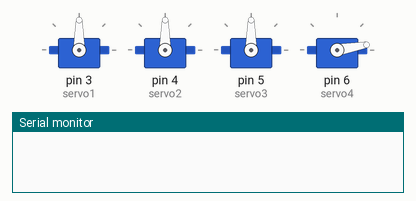
The sketch below on a simulated Arduino Uno, built with avr-gcc and run on an emulated ATmega328P. Shown: 4 × servo, the last lines printed to the serial monitor.

Above: at 0.05 s.
At 1.7 s:
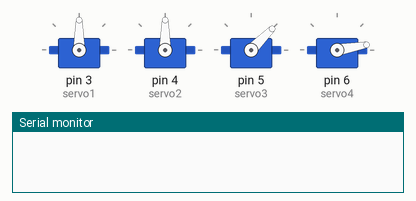
At 3.35 s:
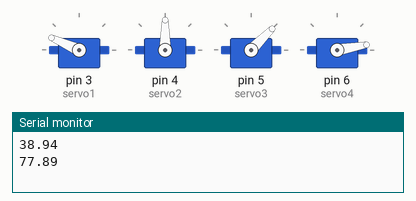
At 6.65 s:
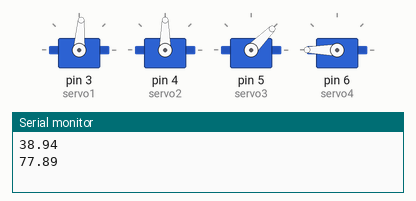
At 9.95 s:
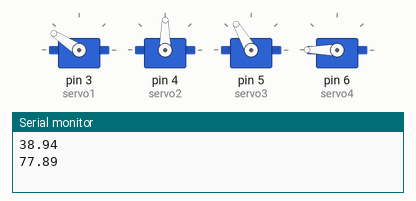
At 13.25 s:
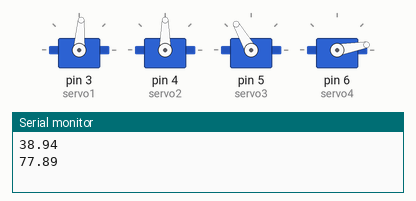
Timing chart, 0 to 17.3 s (numbered marks = the images above):
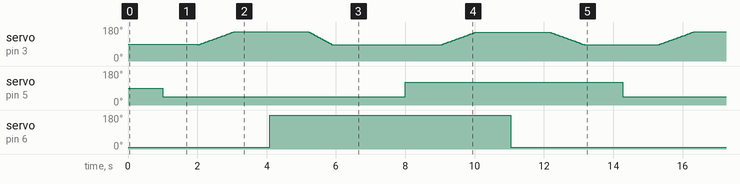

Measured:
- by itself, servo on pin 3 (servo1): moves between 85° and 156°, repeating every 13.3 s
- by itself, servo on pin 5 (servo3): alternates 120° for 6.3 s and 45° for 7.0 s
- by itself, servo on pin 6 (servo4): alternates 180° for 7.0 s and 10° for 6.3 s

The sketch:

robot_arm_best.ino
```cpp
#include <Servo.h>
Servo servo1;
Servo servo2;
Servo servo3;
Servo servo4;

//Fixed Variables
float base_height=0;                     //y value
float a=18;                               //link a
float b=18;                               //link b

//home parameters
float home_shoulder_angle=85;          //theta1
float home_elbow_angle=165;             //theta2
float home_hip_angle=45;                 //theta3

//object input variables
float object_dis=28;                    //object_dis value
float object_hip_angle=45;             //theta3

//object output variables
float object_shoulder_angle;           //theta1
float object_elbow_angle;              //theta2

float object_shoulder_angle_r;
float object_elbow_angle_r;

//target input variables
float target_dis=27;                   //object_dis value
float target_hip_angle=120;           //theta3

//target output variables
float target_shoulder_angle;          //theta1
float target_elbow_angle;             //theta2

float target_shoulder_angle_r;
float target_elbow_angle_r;

//gripper
float grip_angle=270;
float drop_angle=10;

void go_home_from_object(){
  delay(100);
  for (int i=object_shoulder_angle_r;i>home_shoulder_angle;i--){
  servo1.write(i);
  delay(10);
  }
  for (int j=object_elbow_angle_r;j>home_elbow_angle;j--){
  servo2.write(j);
  delay(10);
  }
  delay(100);


}

void go_home_from_target(){
  delay(100);
  for (int i=target_shoulder_angle_r;i>home_shoulder_angle;i--){
  servo1.write(i);
  delay(15);
  }
  for (int j=target_elbow_angle_r;j>home_elbow_angle;j--){
  servo2.write(j);
  delay(15);
  }
  delay(100);


}

void object_inverse_kinematics() {
  object_elbow_angle = acos((sq(object_dis)+ sq(base_height) - sq(a) - sq(b)) / (2*a*b));
  object_shoulder_angle= atan(base_height / object_dis) - atan((b*sin(object_elbow_angle)) / (a+ b*cos(object_elbow_angle)));

  object_shoulder_angle_r=195+(object_shoulder_angle*57.296);
  object_elbow_angle_r=165-((object_elbow_angle*57.296)-(object_shoulder_angle*57.296));


 servo3.write(object_hip_angle);
  delay(1000);


  for (int i=home_shoulder_angle;i<object_shoulder_angle_r;i++){
  servo1.write(i);
  delay(15);
  }
  for (int j=home_elbow_angle;j<object_elbow_angle_r;j++){
  servo2.write(j);
  delay(15);
  }


  Serial.println(-(object_shoulder_angle*57.296));
  Serial.println(object_elbow_angle*57.296);
}

void target_inverse_kinematics() {
  target_elbow_angle = acos((sq(target_dis)+ sq(base_height) - sq(a) - sq(b)) / (2*a*b));
  target_shoulder_angle= atan(base_height / target_dis) - atan((b*sin(target_elbow_angle)) / (a+ b*cos(target_elbow_angle)));

  target_shoulder_angle_r=195+(target_shoulder_angle*57.296);
  target_elbow_angle_r=165-((target_elbow_angle*57.296)-(target_shoulder_angle*57.296));


/*for (int k=home_hip_angle;k<target_hip_angle;k++){
  servo3.write(k);
  delay(15);
  }*/
  servo3.write(target_hip_angle);
  delay(1000);

  for (int i=home_shoulder_angle;i<target_shoulder_angle_r;i++){
  servo1.write(i);
  delay(15);
  }
  for (int j=home_elbow_angle;j<target_elbow_angle_r;j++){
  servo2.write(j);
  delay(15);
  }


}
void grip(){
 servo4.write(grip_angle);
}
void drop(){
  servo4.write(drop_angle);
}
void setup() {
  //SERVO SETUP
  servo1.attach(3);
  servo2.attach(4);
  servo3.attach(5);
  servo4.attach(6);

  Serial.begin(9600);
  // put your setup code here, to run once:

}

void loop() {
  drop();
  delay(1000);
  object_inverse_kinematics();
  delay(1000);
  grip();
  delay(1000);
  go_home_from_object();
  delay(2000);
  target_inverse_kinematics();
  delay(1000);
  drop();
  delay(1000);
  go_home_from_target();
}
```
